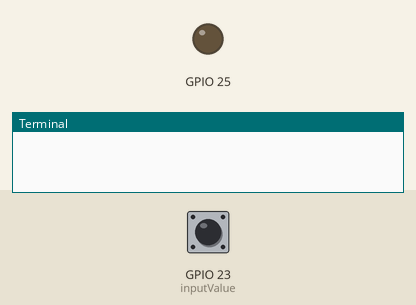
Simulated run of this program. Board: Raspberry Pi (BCM pin numbers). On the bench: output pins drawn as LEDs (lit = HIGH), the last lines printed to the terminal. The test bench sets the inputs (shaded band); at power-on: GPIO 23 (inputValue) HIGH.

Above: at 1.2 s.
1.3 s: GPIO 23 (inputValue) pulled LOW for 0.15 s
At 1.37 s:
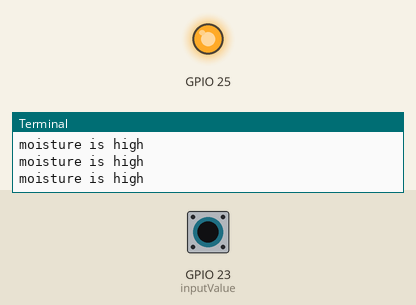
2.9 s: GPIO 23 (inputValue) pulled LOW for 3.2 s
At 7.4 s:
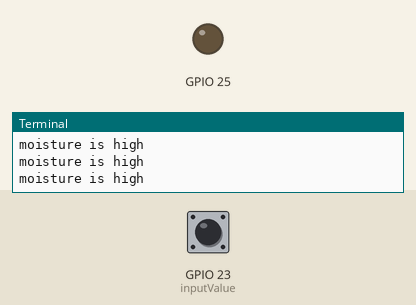
Timing chart, 0 to 8.9 s (numbered marks = the images above; inputs shaded):
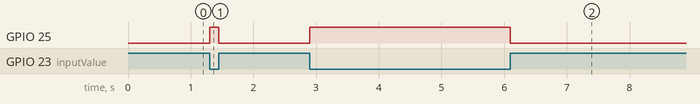

The program:

soilmoisturesensor.py
```python
import  RPi.GPIO as GPIO
import time


GPIO.setmode(GPIO.BCM)
GPIO.setup(23, GPIO.IN,pull_up_down=GPIO.PUD_UP)
GPIO.setwarnings(False)
GPIO.setup(25,GPIO.OUT)


while True:
    inputValue = GPIO.input(23)
    if (inputValue == False):
        print("moisture is high ")
        GPIO.output(25,GPIO.HIGH)
    else:
        GPIO.output(25,GPIO.LOW)
GPIO.cleanup()
```

Measured:
- after the input at 1.3 s, GPIO 25: LOW → HIGH at once, → LOW 0.15 s later
- after the input at 2.9 s, GPIO 25: LOW → HIGH at once, → LOW 3.2 s later
